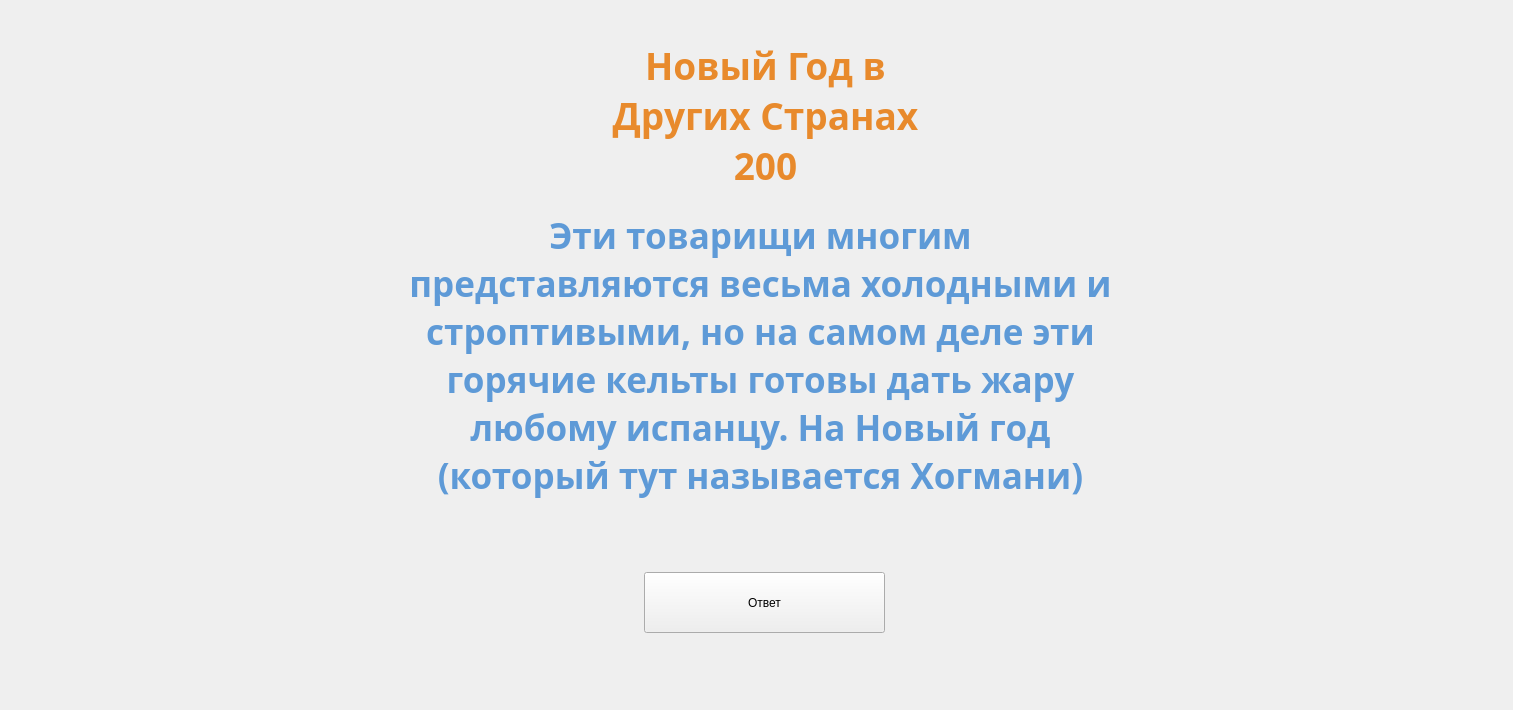
<?xml version="1.0" encoding="UTF-8"?>
<ui version="4.0">
 <class>Form</class>
 <widget class="QWidget" name="Form">
  <property name="geometry">
   <rect>
    <x>0</x>
    <y>0</y>
    <width>1513</width>
    <height>710</height>
   </rect>
  </property>
  <property name="windowTitle">
   <string>Form</string>
  </property>
  <property name="styleSheet">
   <string notr="true">QLabel {color: rgb(48, 48, 48)}
</string>
  </property>
  <widget class="QLabel" name="label">
   <property name="geometry">
    <rect>
     <x>-4</x>
     <y>-8</y>
     <width>1521</width>
     <height>721</height>
    </rect>
   </property>
   <property name="text">
    <string/>
   </property>
   <property name="pixmap">
    <pixmap>bg.png</pixmap>
   </property>
   <property name="scaledContents">
    <bool>true</bool>
   </property>
  </widget>
  <widget class="QWidget" name="verticalLayoutWidget">
   <property name="geometry">
    <rect>
     <x>10</x>
     <y>659</y>
     <width>61</width>
     <height>31</height>
    </rect>
   </property>
   <layout class="QVBoxLayout" name="verticalLayout"/>
  </widget>
  <widget class="QLabel" name="label_2">
   <property name="geometry">
    <rect>
     <x>600</x>
     <y>30</y>
     <width>331</width>
     <height>171</height>
    </rect>
   </property>
   <property name="font">
    <font>
     <family>Segoe UI Black</family>
     <weight>75</weight>
     <bold>true</bold>
    </font>
   </property>
   <property name="text">
    <string>&lt;html&gt;&lt;head/&gt;&lt;body&gt;&lt;p align=&quot;center&quot;&gt;&lt;span style=&quot; font-size:28pt; color:#e88a2c;&quot;&gt;Новый Год в Других Странах 200&lt;/span&gt;&lt;/p&gt;&lt;/body&gt;&lt;/html&gt;</string>
   </property>
   <property name="wordWrap">
    <bool>true</bool>
   </property>
  </widget>
  <widget class="QLabel" name="label_3">
   <property name="geometry">
    <rect>
     <x>400</x>
     <y>160</y>
     <width>721</width>
     <height>391</height>
    </rect>
   </property>
   <property name="font">
    <font>
     <family>Segoe UI Black</family>
     <pointsize>28</pointsize>
     <weight>75</weight>
     <bold>true</bold>
    </font>
   </property>
   <property name="styleSheet">
    <string notr="true">QLabel{ border-color: rgb(70, 70, 70)}</string>
   </property>
   <property name="text">
    <string>&lt;html&gt;&lt;head/&gt;&lt;body&gt;&lt;p align=&quot;center&quot;&gt;&lt;span style=&quot; font-size:26pt; color:#5e9ad7;&quot;&gt;Эти товарищи многим представляются весьма холодными и строптивыми, но на самом деле эти горячие кельты готовы дать жару любому испанцу. На Новый год (который тут называется Хогмани)&lt;/span&gt;&lt;/p&gt;&lt;/body&gt;&lt;/html&gt;</string>
   </property>
   <property name="wordWrap">
    <bool>true</bool>
   </property>
  </widget>
  <widget class="QPushButton" name="pushButton">
   <property name="geometry">
    <rect>
     <x>644</x>
     <y>572</y>
     <width>241</width>
     <height>61</height>
    </rect>
   </property>
   <property name="text">
    <string>Ответ</string>
   </property>
  </widget>
 </widget>
 <resources/>
 <connections/>
</ui>
